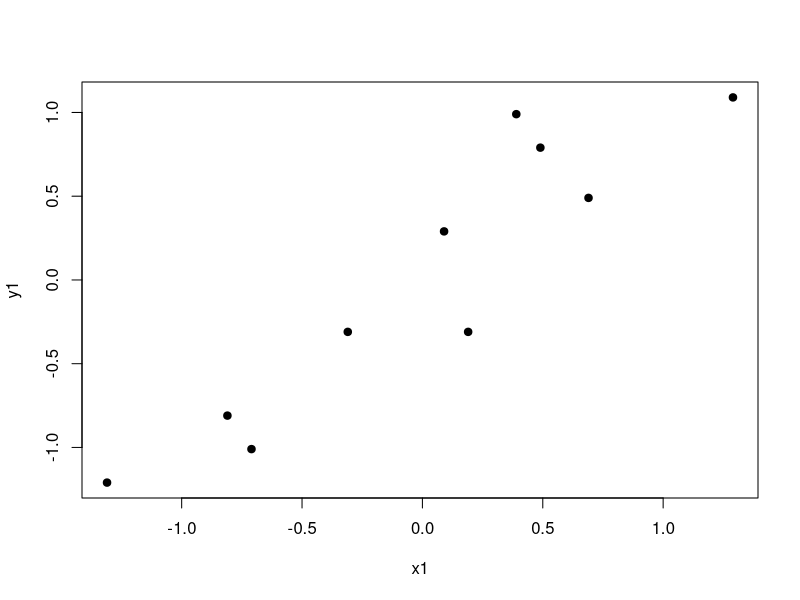

The R script that drew this image:
# Title     : PCA Visualization
# Objective : CS 5311 HW #2
# Created by: Justin
# Created on: 10/18/2020


x <- c(2.5, 0.5, 2.2, 1.9, 3.1, 2.3, 2, 1, 1.5, 1.1)
y <- c(2.4, 0.7, 2.9, 2.2, 3.0, 2.7, 1.6, 1.1, 1.6, 0.9)

#plot(x, y, pch = 19)

mean(x)
mean(y)

x1 <- x - mean(x)
y1 <- y - mean(y)



summary(x1)
summary(y1)

plot(x1, y1, pch=19)

c1 <- cov(x1,y1)
c2 <- cov(x1, x1)
c3 <- cov(y1,y1)
c4 <- cov(y1, x1)
m <-matrix(c(c2, c1, c4, c3), nrow = 2, ncol = 2, byrow = TRUE, dimnames = list(c("x", "y"), c("x", "y")))
m
